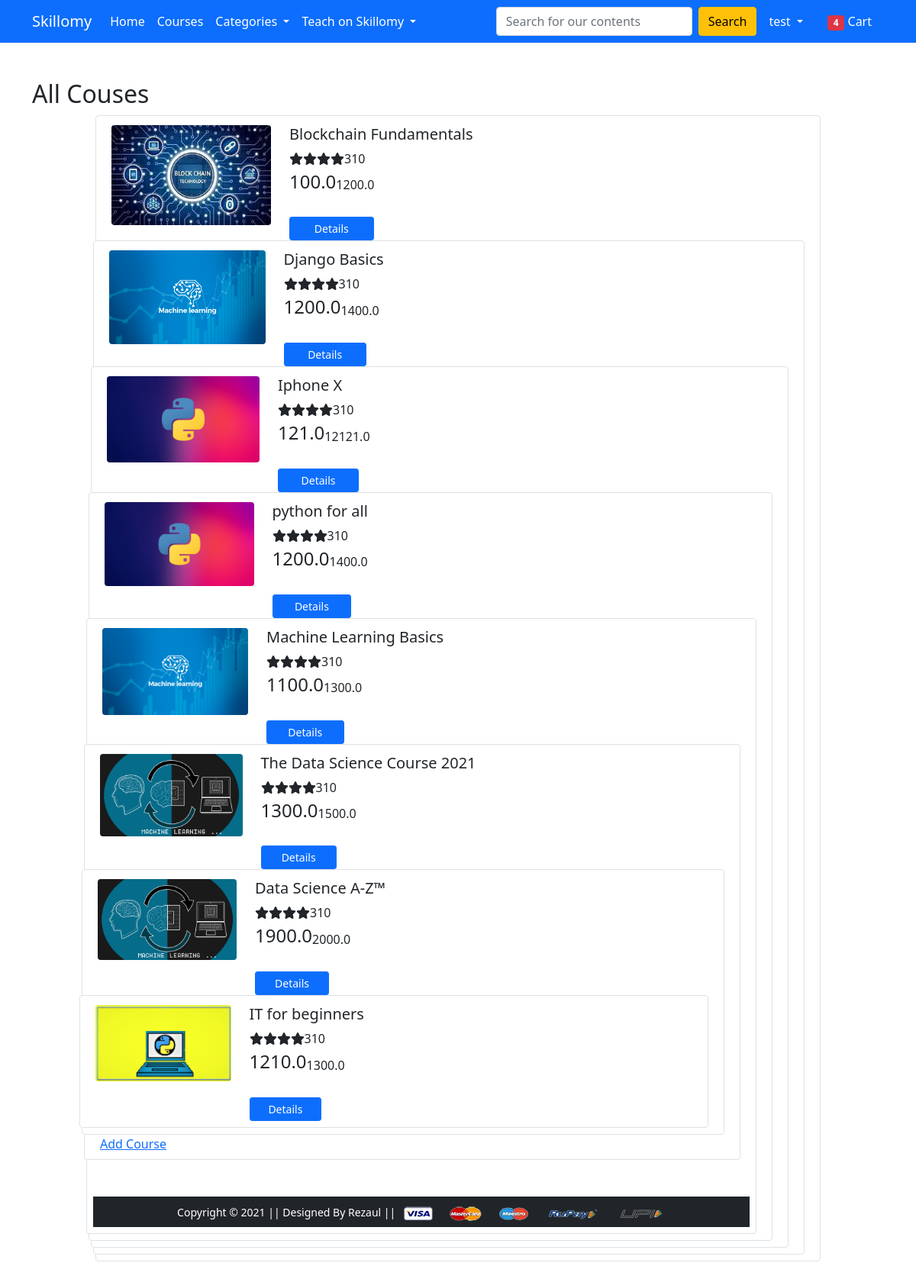
/create_course/ (signed in), run on the app's committed database.
### app/models.py (models this page shows, shortened)
class Product(models.Model):
	title=models.CharField(max_length=50)
	selling_price= models.FloatField()
	discounted_price=models.FloatField()
	description=models.CharField(max_length=200)
	level=models.CharField(choices=LEVEL_CHOICES, max_length=20, default="Not sure")
	category=models.CharField(choices=CATEGORY_CHOICES,max_length=2)
	category_id=models.ForeignKey(Categories,on_delete=models.CASCADE,default='coding')
	content=models.ForeignKey(Content,on_delete=models.CASCADE,default='none')
	product_image=models.ImageField(upload_to='productimg',blank=True, null=True)

### app/views.py (the view)
# urls.py: path('create_course/',views.HomeView.as_view(),name='create-course'),
class HomeView(ListView):
	model=Product
	template_name='app/create_course.html'

### app/templates/app/create_course.html (shortened to what this page needs)
{% extends 'app/base.html' %}
{% load static %}
{% block main-content %}
<div class="container mt-5 mb-5">
    <div class="d-flex justify-content-center row">
      <h2>All Couses</h2>
        <div class="col-md-10">
            {% for product in object_list %}
            {% if product.product_image %}
            <div class="row p-2 bg-white border rounded">
              <div class="col-md-3 mt-1"><img class="img-fluid img-responsive rounded product-image" src="{{product.product_image.url}}" alt="image"></div>
              {% else %}
              <div class="col-md-3 mt-1"><img class="img-fluid img-responsive rounded product-image" src="{{product.product_image.url}}" alt="image"></div>
              {% endif %}
                <div class="col-md-6 mt-1">
                    <h5>{{product.title}}</h5>
                    <div class="d-flex flex-row">
                        <div class="ratings mr-2"><i class="fa fa-star"></i><i class="fa fa-star"></i><i class="fa fa-star"></i><i class="fa fa-star"></i></div><span>310</span>
                    </div>
                <div class="align-items-center align-content-center col-md-3 border-left mt-1">
                    <div class="d-flex flex-row align-items-center">
                        <h4 class="mr-1">{{product.discounted_price}}</h4><span class="strike-text">{{product.selling_price}}</span>
                    </div>
                    <div class="d-flex flex-column mt-4"><a class="btn btn-primary btn-sm" href="{% url 'product-detail' product.id %}">Details</a>
                   </div>
                </div>
            </div>
            {% endfor %}
        </div>
    </div>
    <a href="{% url 'add-course' %}">Add Course</a>
</div>
{% endblock main-content%}

### app/templates/app/base.html (shortened to what this page needs)
<!doctype html>
{% load static %}
<html lang="en">
  <head>
    <link href="https://cdn.jsdelivr.net/npm/bootstrap@5.0.0-beta1/dist/css/bootstrap.min.css" rel="stylesheet">
    <link rel="stylesheet" href="{% static 'app/css/owl.carousel.min.css' %}">
    <link rel="stylesheet" href="{% static 'app/css/all.min.css' %}">
    <link rel="stylesheet" href="{% static 'app/css/style.css' %}">
  </head>
  <body>
    <nav class="navbar navbar-expand-lg navbar-dark bg-primary">
     <div class="container">
       <a class="navbar-brand" href="/">Skillomy</a>
       <div class="collapse navbar-collapse" id="navbarSupportedContent">
         <ul class="navbar-nav me-auto mb-2 mb-lg-0">
           <li class="nav-item">
             <a class="nav-link active" aria-current="page" href="/">Home</a>
           </li>
           <li class="nav-item">
             <a class="nav-link active" aria-current="page" href="{% url 'courses' %}">Courses</a>
           </li>
           <li class="nav-item dropdown">
             <a class="nav-link dropdown-toggle text-white" href="#" id="electronicsDropdown" role="button" data-bs-toggle="dropdown" aria-expanded="false">
               Categories
             </a>
           </li>
           <li class="nav-item dropdown">
             <a class="nav-link dropdown-toggle text-white" href="#" id="fashionDropdown" role="button" data-bs-toggle="dropdown" aria-expanded="false">
               Teach on Skillomy
             </a>
           </li>
         </ul>
         <form method="get" action="/search" class="d-flex">
           <input class="form-control me-2" name="query" id="search" type="search" placeholder="Search for our contents" aria-label="Search">
           <button class="btn btn-warning" type="submit">Search</button>
         </form>
         <div>
          <ul class="navbar-nav me-auto mb-2 mb-lg-0">
           <li class="nav-item dropdown mx-2">
            {% if request.user.is_authenticated %}
              <a class="nav-link dropdown-toggle text-white" href="#" id="profileDropdown" role="button" data-bs-toggle="dropdown" aria-expanded="false">
                {{request.user.username}}
              </a>
            </li>
            <li class="nav-item mx-2">
             <a href="{% url 'show_cart' %}" class="nav-link text-white"><span class="badge bg-danger">4</span> Cart </a>
            </li>
            {% endif %}
          </ul>
         </div>
       </div>
     </div>
    </nav>
    {% block main-content %} {% endblock main-content %}
    <footer class="container-fluid bg-dark text-center p-2 mt-5">
        <small class="text-white">Copyright &copy; 2021 || Designed By Rezaul || </small>
        <img src="{% static 'app/images/payment.png' %}" alt="" srcset="" class="img-fluid" height="2px">
    </footer>
  </body>
</html>

### data on the page
Product: product_image (picture), title "Blockchain Fundamentals", discounted_price "100.0", selling_price "1200.0"
Product: product_image (picture), title "Django Basics", discounted_price "1200.0", selling_price "1400.0"
Product: product_image (picture), title "Iphone X", discounted_price "121.0", selling_price "12121.0"
Product: product_image (picture), title "python for all", discounted_price "1200.0", selling_price "1400.0"
Product: product_image (picture), title "Machine Learning Basics", discounted_price "1100.0", selling_price "1300.0"
Product: product_image (picture), title "The Data Science Course 2021", discounted_price "1300.0", selling_price "1500.0"
Product: product_image (picture), title "Data Science A-Z™", discounted_price "1900.0", selling_price "2000.0"
Product: product_image (picture), title "IT for beginners", discounted_price "1210.0", selling_price "1300.0"

### other printed values
{{ request.user.username }} "test"
